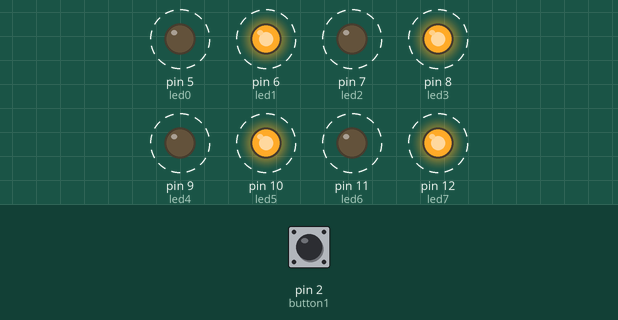
The sketch below on a simulated Arduino Uno, built with avr-gcc and run on an emulated ATmega328P. Parts: output pins drawn as LEDs (lit = HIGH). Dashed ring = blinking. The inputs (shaded band) are chosen by the test bench; at power-on: pin 2 (button1) LOW.

Above: at 2.8 s.
2.9 s: pin 2 (button1) pulled HIGH for 1.2 s
At 3.4 s:
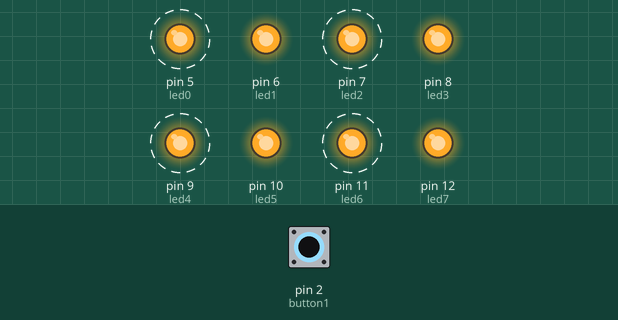
6.4 s: pin 2 (button1) pulled HIGH for 3.2 s
At 10.4 s:
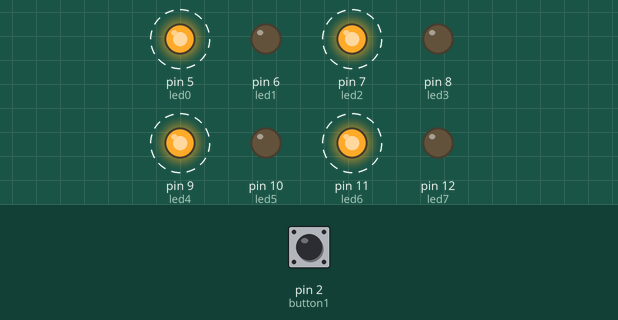
Timing chart, 0 to 17.1 s (numbered marks = the images above; inputs shaded):
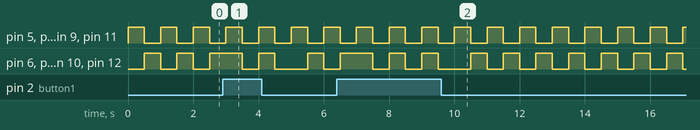

The sketch:

A-Ex5.ino
```cpp
/****************************************************************
**                                                             **
**                          TÍTOL:                             **
**                     Array de 8 LEDs                         **
**                                                             **
**  NOM: Maria de Haro Luna                    DATA: 06/03/2023**
****************************************************************/
//************************ INCLUDE ******************************


//*********************** VARIABLES *****************************
const byte led0 = 5;
const byte led1 = 6;
const byte led2 = 7;
const byte led3 = 8;
const byte led4 = 9;
const byte led5 = 10;
const byte led6 = 11;
const byte led7 = 12;
const byte button1 = 2;
byte state;
//************************* SETUP *******************************
void setup() {              // configura el final de la salida

 pinMode(led0, OUTPUT);
 pinMode(led1, OUTPUT);
 pinMode(led2, OUTPUT);
 pinMode(led3, OUTPUT);
 pinMode(led4, OUTPUT);
 pinMode(led5, OUTPUT);
 pinMode(led6, OUTPUT);
 pinMode(led7, OUTPUT);
 pinMode(button1, INPUT);

}
//************************* LOOP ********************************
void loop() {               // inicia el bucle del programa

 state = digitalRead(button1);
 Serial.print(state);
 if (state==1)
{
 digitalWrite(led0, HIGH);
 digitalWrite(led1, HIGH);
 digitalWrite(led2, HIGH);
 digitalWrite(led3, HIGH);
 digitalWrite(led4, HIGH);
 digitalWrite(led5, HIGH);
 digitalWrite(led6, HIGH);
 digitalWrite(led7, HIGH);

 delay(500);

 digitalWrite(led0, LOW);
 digitalWrite(led1, LOW);
 digitalWrite(led2, LOW);
 digitalWrite(led3, LOW);
 digitalWrite(led4, LOW);
 digitalWrite(led5, LOW);
 digitalWrite(led6, LOW);
 digitalWrite(led7, LOW);

 delay(500);
}
else
{
 digitalWrite(led0, HIGH);
 digitalWrite(led1, LOW);
 digitalWrite(led2, HIGH);
 digitalWrite(led3, LOW);
 digitalWrite(led4, HIGH);
 digitalWrite(led5, LOW);
 digitalWrite(led6, HIGH);
 digitalWrite(led7, LOW);

 delay(500);

 digitalWrite(led0, LOW);
 digitalWrite(led1, HIGH);
 digitalWrite(led2, LOW);
 digitalWrite(led3, HIGH);
 digitalWrite(led4, LOW);
 digitalWrite(led5, HIGH);
 digitalWrite(led6, LOW);
 digitalWrite(led7, HIGH);

 delay(500);
}
}
```

Measured:
- by itself, pin 5 (led0), pin 7 (led2), pin 9 (led4), pin 11 (led6): alternates HIGH for 0.50 s and LOW for 0.50 s
